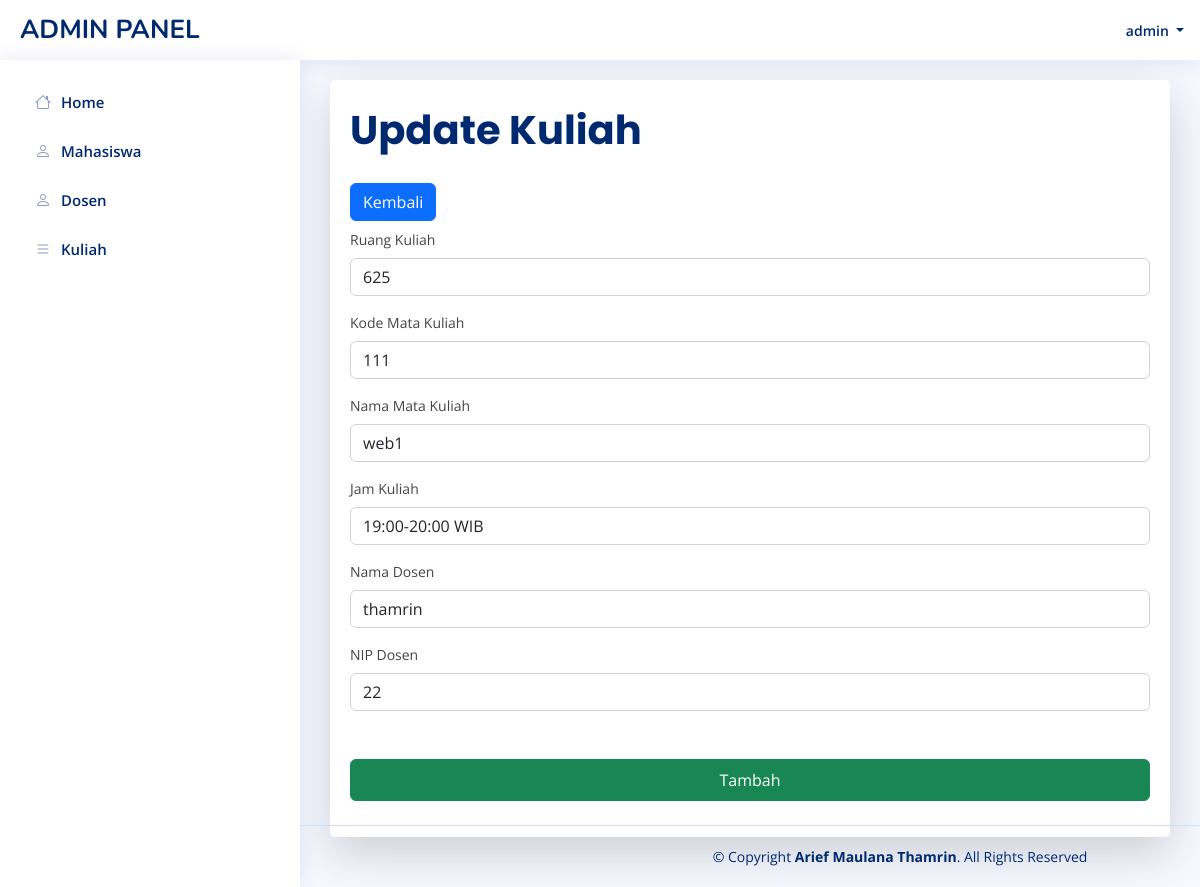
The app's page /admin/updatekuliah.php?ruang=625 (signed in) with its own data.
### tables this page shows
CREATE TABLE `kuliah` (
  `Ruang_kuliah` char(6) NOT NULL,
  `Kode_matakuliah` char(5) NOT NULL,
  `Nama_Matakuliah` varchar(20) NOT NULL,
  `Jam_kuliah` char(15) NOT NULL,
  `Nama_Dosen` varchar(30) NOT NULL,
  `Nip_Dosen` char(15) NOT NULL
);

### admin/updatekuliah.php (the view, shortened to what this page needs)
<?php
include '../config.php';
$ruang = $_GET["ruang"];
$data = mysqli_query($koneksi, "SELECT * FROM kuliah WHERE Ruang_kuliah = '$ruang'");
while ($d = mysqli_fetch_array($data)) {
    ?>
<?php include("header.php"); ?>
<div class="fs-1 fw-bolder card-title">Update Kuliah</div>
<a class="btn btn-primary mb-2" href="javascript:history.back();">
    Kembali
</a>
<form action="proses.php" method="post">
    <div class="mb-3">
        <label for="ruang" class="form-label">Ruang Kuliah</label>
        <input name="ruang" type="text" class="form-control" value="<?=$d['Ruang_kuliah'];?>" id="ruang">
    </div>
    <div class="mb-3">
        <label for="kdmatkul" class="form-label">Kode Mata Kuliah</label>
        <input name="kdmatkul" type="text" class="form-control" value="<?=$d['Kode_matakuliah'];?>" id="kdmatkul">
    </div>
    <div class="mb-3">
        <label for="namamatkul" class="form-label">Nama Mata Kuliah</label>
        <input name="namamatkul" type="text" class="form-control" value="<?=$d['Nama_Matakuliah'];?>" id="namamatkul">
    </div>
    <div class="mb-3">
        <label for="jam" class="form-label">Jam Kuliah</label>
        <input name="jam" type="text" class="form-control" value="<?=$d['Jam_kuliah'];?>" id="jam">
    </div>
    <div class="mb-3">
        <label for="dosen" class="form-label">Nama Dosen</label>
        <input name="dosen" type="text" class="form-control" value="<?=$d['Nama_Dosen'];?>" id="dosen">
    </div>
    <div class="mb-5">
        <label for="nip" class="form-label">NIP Dosen</label>
        <input name="nip" type="text" class="form-control" value="<?=$d['Nip_Dosen'];?>" id="nip">
    </div>
    <div class="mb-3">
        <div class="d-grid gap-2 mt-xl-2">
            <input type="submit" value="Tambah" name="updatekuliah" class="btn btn-success py-2">
        </div>
    </div>
</form>
<?php } ?>
<?php include 'footer.php'; ?>

### admin/header.php (shortened to what this page needs)
<!DOCTYPE html>
<html lang="en">
<head>
    <link href="../assets/vendor/bootstrap/css/bootstrap.min.css" rel="stylesheet">
    <link href="../assets/vendor/bootstrap-icons/bootstrap-icons.css" rel="stylesheet">
    <link href="../assets/vendor/boxicons/css/boxicons.min.css" rel="stylesheet">
    <link href="../assets/vendor/quill/quill.snow.css" rel="stylesheet">
    <link href="../assets/vendor/quill/quill.bubble.css" rel="stylesheet">
    <link href="../assets/vendor/remixicon/remixicon.css" rel="stylesheet">
    <link href="../assets/vendor/simple-datatables/style.css" rel="stylesheet">
    <link href="../assets/css/style.css" rel="stylesheet">
</head>
<body>
    <header id="header" class="header fixed-top d-flex align-items-center">
        <div class="d-flex align-items-center justify-content-between">
            <a href="index.php" class="logo d-flex align-items-center">
                <span class="d-none d-lg-block">ADMIN PANEL</span>
            </a>
        </div>
        <nav class="header-nav ms-auto">
            <ul class="d-flex align-items-center">
                <li class="nav-item dropdown pe-3">
                    <a class="nav-link nav-profile d-flex align-items-center pe-0" href="#" data-bs-toggle="dropdown">
                        <span class="d-none d-md-block dropdown-toggle ps-2">
                            <?= $_SESSION['username'] ?>
                        </span>
                    </a>
                </li>
            </ul>
        </nav>
        <aside id="sidebar" class="sidebar">
            <ul class="sidebar-nav" id="sidebar-nav">
                <li class="nav-item">
                    <a class="nav-link collapsed" href="index.php">
                        <i class="bi bi-house"></i>
                        <span>Home</span>
                    </a>
                </li>
                <li class="nav-item">
                    <a class="nav-link collapsed" href="mahasiswa.php">
                        <i class="bi bi-person"></i>
                        <span>Mahasiswa</span>
                    </a>
                </li>
                <li class="nav-item">
                    <a class="nav-link collapsed" href="dosen.php">
                        <i class="bi bi-person"></i>
                        <span>Dosen</span>
                    </a>
                </li>
                <li class="nav-item">
                    <a class="nav-link collapsed" href="kuliah.php">
                        <i class="bi bi-list"></i>
                        <span>Kuliah</span>
                    </a>
                </li>
            </ul>
        </aside>
    </header>
    <main id="main" class="main">
        <section class="section dashboard">
            <div class="row">
                <div class="col-12">
                    <div class="card recent-sales overflow-auto shadow-lg">
                        <div class="card-body">

### assets/css/style.css (style rules this page uses)
:root { scroll-behavior: smooth; }
body { font-family: "Open Sans", sans-serif; background: #f6f9ff; color: #444444; }
a { color: #4154f1; text-decoration: none; }
#main { margin-top: 60px; padding: 20px 30px; transition: all 0.3s; }
.card { margin-bottom: 30px; border: none; border-radius: 5px; box-shadow: 0px 0 30px rgba(1, 41, 112, 0.1); }
.card-title { padding: 20px 0 15px 0; font-size: 18px; font-weight: 500; color: #012970; font-family: "Poppins", sans-serif; }
.card-body { padding: 0 20px 20px 20px; }
.logo { line-height: 1; }
@media (min-width: 1200px) { .logo { width: 280px; } }
.logo span { font-size: 26px; font-weight: 700; color: #012970; font-family: "Nunito", sans-serif; }
.header { transition: all 0.5s; z-index: 997; height: 60px; box-shadow: 0px 2px 20px rgba(1, 41, 112, 0.1); background-color: #fff; padding-left: 20px; }
.header-nav ul { list-style: none; }
.header-nav>ul { margin: 0; padding: 0; }
.header-nav .nav-profile { color: #012970; }
.header-nav .nav-profile span { font-size: 14px; font-weight: 600; }
.sidebar { position: fixed; top: 60px; left: 0; bottom: 0; width: 300px; z-index: 996; transition: all 0.3s; padding: 20px; overflow-y: auto; scrollbar-width: thin; scrollbar-color: #aab7cf transparent; box-shadow: 0px 0px 20px rgba(1, 41, 112, 0.1); background-color: #fff; }
@media (min-width: 1200px) { #main, #footer { margin-left: 300px; } }
.sidebar-nav { padding: 0; margin: 0; list-style: none; }
.sidebar-nav li { padding: 0; margin: 0; list-style: none; }
.sidebar-nav .nav-item { margin-bottom: 5px; }
.sidebar-nav .nav-link { display: flex; align-items: center; font-size: 15px; font-weight: 600; color: #4154f1; transition: 0.3; background: #f6f9ff; padding: 10px 15px; border-radius: 4px; }
.sidebar-nav .nav-link i { font-size: 16px; margin-right: 10px; color: #4154f1; }
.sidebar-nav .nav-link.collapsed { color: #012970; background: #fff; }
.sidebar-nav .nav-link.collapsed i { color: #899bbd; }
.dashboard .recent-sales { font-size: 14px; }

### records on screen
kuliah: ruang "625", kdmatkul "111", namamatkul "web1", jam "19:00-20:00 WIB", dosen "thamrin", nip "22"
